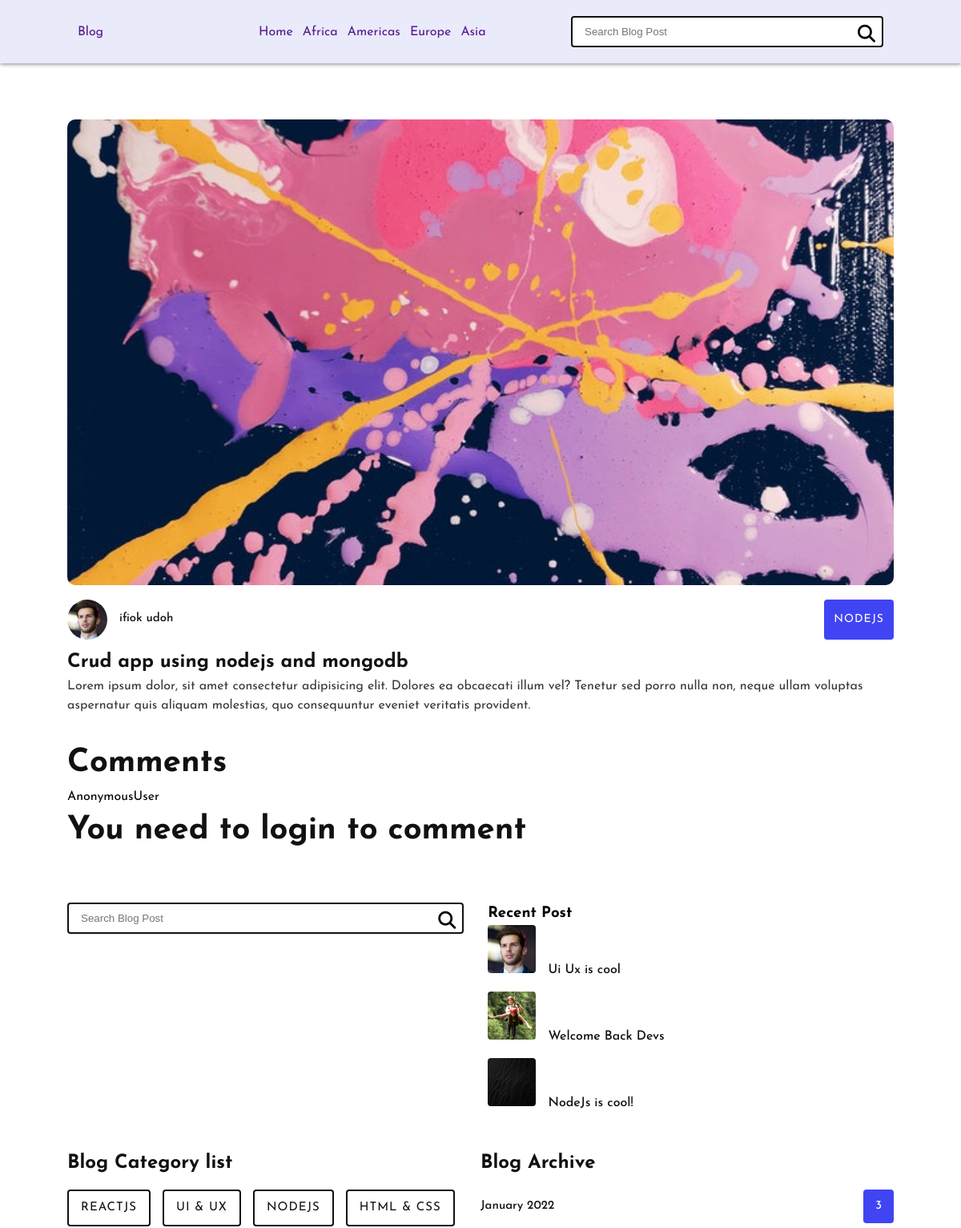
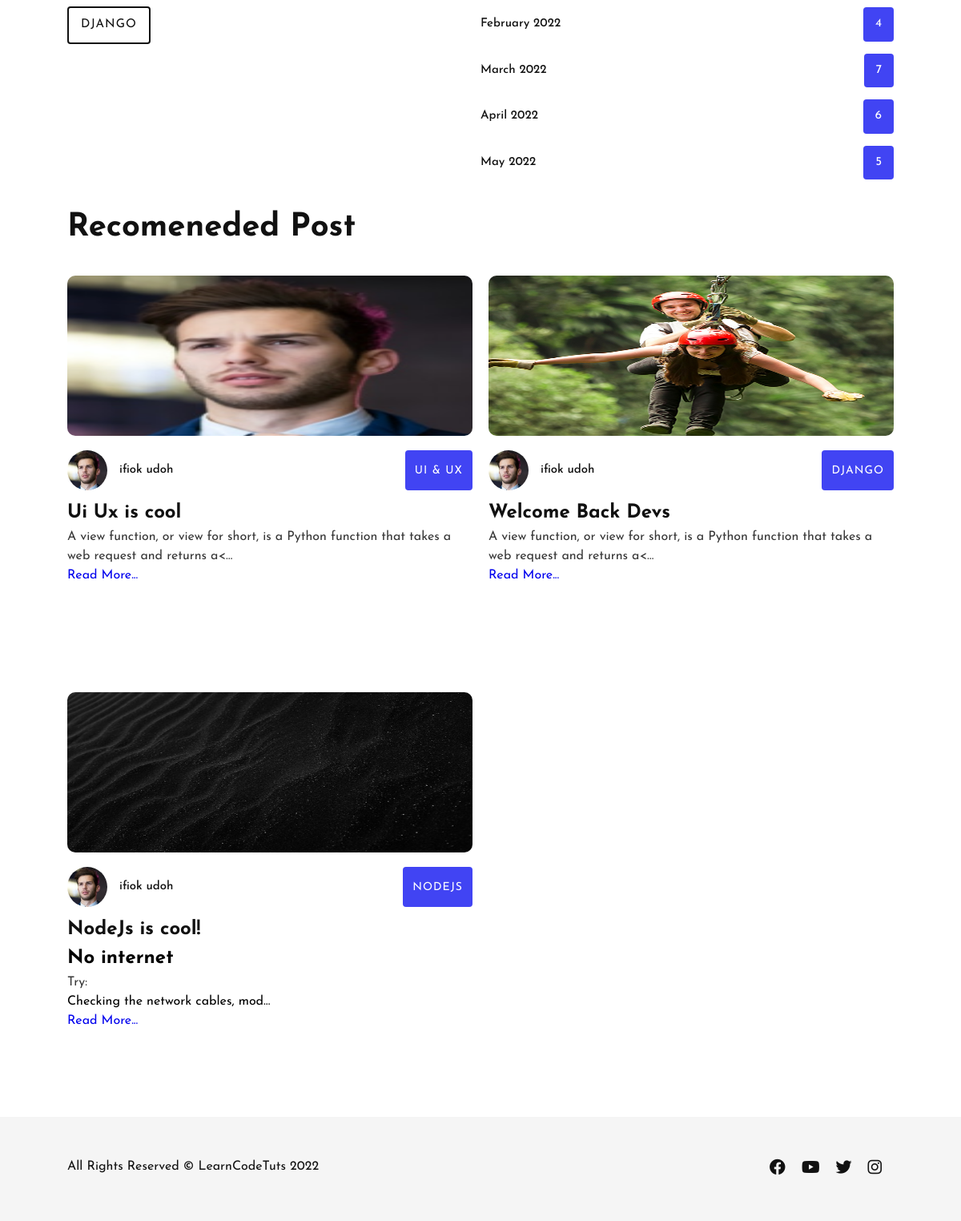
The page /Post-detail/2/ on the database its author committed (2 pictures, top to bottom).
### Blog/models.py (models this page shows, shortened)
class Post(models.Model):
    objects = models.Manager() # The default manager.
    published = PublishedManager() # Our custom manager.
    category = models.ForeignKey(Categories,on_delete=models.CASCADE,default='')
    STATUS_CHOICES = (
    ('draft', 'Draft'),
    ('published', 'Published'),
    )
    tags = TaggableManager()
    image = models.ImageField(upload_to='featured_image/%Y/%m/%d/',default = '')
    title = models.CharField(max_length=250)
    slug = models.SlugField(max_length=250, unique_for_date='publish')
    author = models.ForeignKey(BlogAuthor,on_delete=models.CASCADE,related_name='blog_posts')
    body= RichTextUploadingField()
    publish = models.DateTimeField(default=timezone.now)
    created = models.DateTimeField(auto_now_add=True)
    updated = models.DateTimeField(auto_now=True)
    status = models.CharField(max_length=10,choices=STATUS_CHOICES,default='draft')
    class Meta:
        ordering = ('-publish',)

class BlogAuthor(models.Model):
    user = models.OneToOneField(myuser, on_delete=models.CASCADE, blank=True, null=True)
    image = models.ImageField(upload_to="profile_pics/", blank=True, null=True)
    bio = models.TextField(blank=True, null=True)
    def __str__(self):
        return f'{self.user}'

class myuser(AbstractBaseUser, PermissionsMixin):
    email = models.EmailField(unique=True)
    first_name = models.CharField(max_length=40,blank=False)
    last_name = models.CharField(max_length=40,blank=False)
    date_joined = models.DateTimeField(auto_now_add=True)
    is_staff = models.BooleanField(default=False)
    is_active = models.BooleanField(default=True)
    USERNAME_FIELD = 'email'
    REQUIRED_FIELDS = ['first_name','last_name',]
    objects = CustomUserManager()
    def __str__(self):
        return f'{self.first_name} {self.last_name}'

class Categories(models.Model):
    title = models.CharField(max_length=100)
    def __str__(self):
        return f'{self.title}'

### Blog/views.py (the view, shortened to what this page needs)
# urls.py: path('Post-detail/<int:pk>/',views.Post_Detail, name='Post_Detail'),
def Post_Detail(request,pk):
    post = Post.objects.get(id = pk)
    comments = post.comments.filter(active = True)
    recent_posts  = Post.objects.filter(status = 'published')[0:3]
    category = Categories.objects.all()
    print(request.POST)
    comment_form = CommentForm(data = request.POST)
    return render(request,'Blog/post_detail.html',{'post':post,'recent_posts':recent_posts,'category':category,'comments':comments,'comment_form':comment_form })

### Blog/forms.py
class CommentForm(forms.ModelForm):
    class Meta:
        model = BlogComment
        fields = ('body','parent')

### Blog/templates/Blog/post_detail.html (shortened to what this page needs)
{% load static %}
<!DOCTYPE html>
<html lang="en">
<head>
    <link rel="stylesheet" href="{% static 'css/post_detail.css' %}">
    <link rel="stylesheet" href="https://cdnjs.cloudflare.com/ajax/libs/font-awesome/6.2.0/css/all.min.css" />
</head>
<body >
    <header class="header-area">
        <div class="container">
            <div class="logo">
                <a href="">Blog</a>
            </div>
            <div class="nav-block">
                <div class="navigation--item">
                    <a href="">Home</a>
                    <a href="">Africa</a>
                    <a href="">Americas</a>
                    <a href="">Europe</a>
                    <a href="">Asia</a>
                </div>
                <div class="blog-search">
                    <form action="#">
                        <input type="search" placeholder="Search Blog Post">
                        <button type="submit">
                            <i class="fa-solid fa-magnifying-glass"></i>
                        </button>
                    </form>
                </div>
            </div>
        </div>
    </header>
    <section class="main-area-container" style="margin-top: 70px ;">
        <div class="main-area-wrapper">
            <div class="blog-container">
                <div class="blog-container-wrapper">
                    <div class="blog-card">
                        <img class="card-image" src="{{post.image.url}}" alt="">
                        <div class="blog-item">
                            <div class="blog-list-meta">
                                <a class="blog-author" href="#">
                                    <img src="{{post.author.image.url}}" alt="Blog Author">
                                    <span>{{post.author}}</span>
                                </a>
                                <a class="blog-category" href="#">{{post.category}}</a>
                            </div>
                            <div class="blog-text">
                                <h3>{{post.title}}</h3>
                                <p>{{post.body|safe}}</p>
                            </div>
                        </div>
                    </div>
                   <div class="blog-details-contact-form">
                        <h2>Comments</h2>
                        {{request.user}}
                        {% if user.is_authenticated %}
                        <form action="" method="POST">
                            {% csrf_token %}
                            {{ comment_form.body}}
                           <p>
                                <button type="submit">
                                    Comment
                                    <i class="bi bi-send"></i>
                                </button>
                            </p>
                        </form>
                        {% else %}
                        <h2>You need to login to comment</h2>
                        {% endif %}
                   </div>
                </div>
            </div>
            <div class="blog-sidebar">
                <div class="sidebar-container-1">
                    <div class="blog-search-sidebar">
                        <form action="{% url 'Search_Result' %}" method="POST">
                            <input name="query" type="search" placeholder="Search Blog Post" >
                            <button type="submit">
                                <i class="fa-solid fa-magnifying-glass"></i>
                            </button>
                        </form>
                    </div>
                    <div class="sidebar-widget recent-post">
                        <h3>Recent Post</h3>
                        {% for data in recent_posts %}
                        <div class="single-recent-post">
                            <a href="{% url 'Post_Detail' data.pk %}">
                                <img src="{{ data.image.url }}" alt="Recent Post">
                                <span>{{data.title}}</span>
                            </a>
                        </div>
                        {% endfor %}
                    </div>
                </div>
                <div class="sidebar-container-2">
                    <div class="blog-category-list">
                        <h3>Blog Category list</h3>
                        <ul>
                            {% for data in category %}
                                <li><a href="#">{{data.title}}</a></li>
                            {% endfor %}
                        </ul>
                    </div>
                    <div class="blog-archive-list">
                        <h3>Blog Archive</h3>
                        <ul>
                            <li>
                                <a href="#">
                                    <span class="archive-date">January 2022</span>
                                    <span class="archive-post-number">3</span>
                                </a>
                            </li>
                            <li>
                                <a href="#">
                                    <span class="archive-date">February 2022</span>
                                    <span class="archive-post-number">4</span>
                                </a>
                            </li>
                            <li>
                                <a href="#">
                                    <span class="archive-date">March 2022</span>
                                    <span class="archive-post-number">7</span>
                                </a>
                            </li>
                            <li>
                                <a href="#">
                                    <span class="archive-date">April 2022</span>
                                    <span class="archive-post-number">6</span>
                                </a>
                            </li>
                            <li>
                                <a href="#">
                                    <span class="archive-date">May 2022</span>
                                    <span class="archive-post-number">5</span>
                                </a>
                            </li>
                        </ul>
                    </div>
                </div>
            </div>
        </div>
    </section>
    <section class="recommended-area-container">
        <div class="recommended-area-wrapper">
            <h2>Recomeneded Post</h2>
            <div class="recommended-container-wrapper">
                {% for data in recent_posts %}
                    <div class="blog-card">
                        <img class="card-image" src="{{data.image.url}}" alt="">
                        <div class="blog-item">
                            <div class="blog-list-meta">
                                <a class="blog-author" href="#">
                                    <img src="{{data.author.image.url}}" alt="Blog Author">
                                    <span>{{data.author}}</span>
                                </a>
                                <a class="blog-category" href="#">{{data.category}}</a>
                            </div>
                            <div class="blog-text">
                                <h3>{{data.title}}</h3>
                                <p>{{ data.body|safe|truncatechars:100 }}</p>
                                <a class="blog-list-btn" href="{% url 'Post_Detail' data.id %}">Read More...</a>
                            </div>
                        </div>
                    </div>
                {% endfor %}
            </div>
        </div>
    </section>
     <footer class="footer-area">
        <div class="footer-container">
            <div class="copyright-text">
                <p>All Rights Reserved &copy LearnCodeTuts 2022</p>
            </div>
            <div class="footer-social">
                <a href="#"><i class="fa-brands fa-facebook"></i></a>
                <a href="#"><i class="fa-brands fa-youtube"></i></a>
                <a href="#"><i class="fa-brands fa-twitter"></i></a>
                <a href="#"><i class="fa-brands fa-instagram"></i></a>
            </div>
        </div>
     </footer>
</body>
</html>

### rows shown on the page
Post: image (picture), author.image (picture), author "ifiok udoh", category "NODEJS", title "Crud app using nodejs and mongodb", body "Lorem ipsum dolor, sit amet consectetur adipisicing elit. Dolores ea obcaecati illum vel? Tenetur sed porro nulla non, neque ullam voluptas aspernatur quis aliquam molestias, quo consequuntur eveniet veritatis provident."
Post: image (picture), title "Ui Ux is cool", author.image (picture), author "ifiok udoh", category "UI & UX", body "A view function, or view for short, is a Python function that takes a web request and returns a<…"
Post: image (picture), title "Welcome Back Devs", author.image (picture), author "ifiok udoh", category "DJANGO", body "A view function, or view for short, is a Python function that takes a web request and returns a<…"
Post: image (picture), title "NodeJs is cool!", author.image (picture), author "ifiok udoh", category "NODEJS", body "No internet Try: Checking the network cables, mod…"
Categories: title "REACTJS"
Categories: title "UI & UX"
Categories: title "NODEJS"
Categories: title "HTML & CSS"
Categories: title "DJANGO"

### other values the page prints
{{ request.user }} "AnonymousUser"
